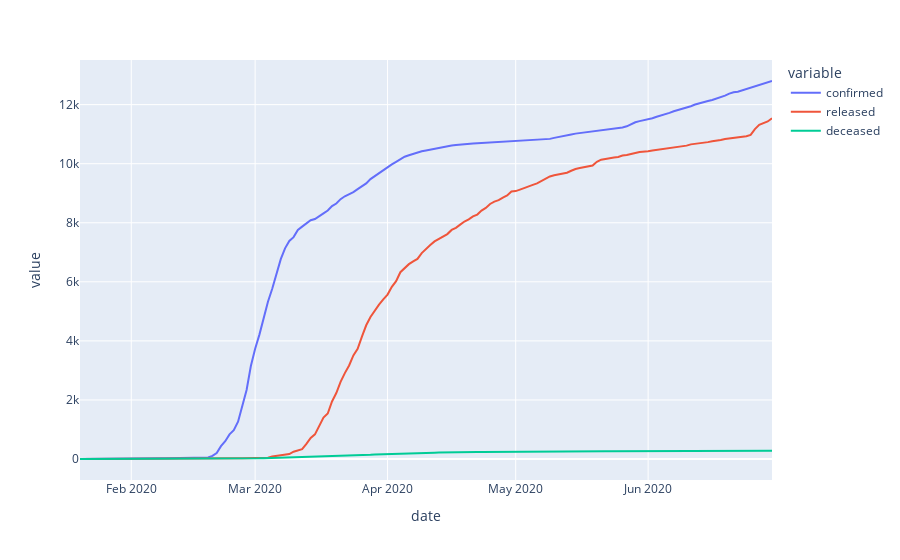

The cell this chart's notebook holds for it:
### Code cell
timeDataMelted = pd.melt(timeData, id_vars=['date'], value_vars=['confirmed','released','deceased'])
fig = px.line(timeDataMelted, x="date", y="value", color='variable')
fig.show()

### Figure 1 — Plotly figure (JSON) as saved in the notebook; plotly's stock layout.template omitted (floating-point values rounded to 4 significant figures; data arrays with more than 128 entries replaced by an {"elided": "..."} marker saying what was removed)
{"data": [{"hovertemplate": "variable=confirmed<br>date=%{x}<br>value=%{y}<extra></extra>", "legendgroup": "confirmed", "line": {"color": "#636efa", "dash": "solid"}, "mode": "lines", "name": "confirmed", "orientation": "v", "showlegend": true, "type": "scatter", "x": {"elided": "163 str values"}, "xaxis": "x", "y": {"elided": "163 int values"}, "yaxis": "y"}, {"hovertemplate": "variable=released<br>date=%{x}<br>value=%{y}<extra></extra>", "legendgroup": "released", "line": {"color": "#EF553B", "dash": "solid"}, "mode": "lines", "name": "released", "orientation": "v", "showlegend": true, "type": "scatter", "x": {"elided": "163 str values"}, "xaxis": "x", "y": {"elided": "163 int values"}, "yaxis": "y"}, {"hovertemplate": "variable=deceased<br>date=%{x}<br>value=%{y}<extra></extra>", "legendgroup": "deceased", "line": {"color": "#00cc96", "dash": "solid"}, "mode": "lines", "name": "deceased", "orientation": "v", "showlegend": true, "type": "scatter", "x": {"elided": "163 str values"}, "xaxis": "x", "y": {"elided": "163 int values"}, "yaxis": "y"}], "layout": {"legend": {"title": {"text": "variable"}, "tracegroupgap": 0}, "margin": {"t": 60}, "xaxis": {"anchor": "y", "domain": [0, 1], "title": {"text": "date"}}, "yaxis": {"anchor": "x", "domain": [0, 1], "title": {"text": "value"}}}}
